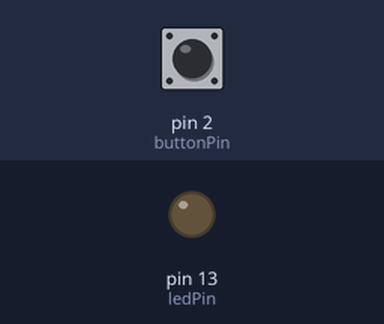
A sketch run on a simulated Arduino Uno, built with avr-gcc and run on an emulated ATmega328P. Parts: output pins drawn as LEDs (lit = HIGH). The test bench sets the inputs (shaded band); at power-on: pin 2 (buttonPin) HIGH.

Above: at 1.2 s.
1.3 s: pin 2 (buttonPin) pulled LOW for 0.15 s
At 2.5 s:
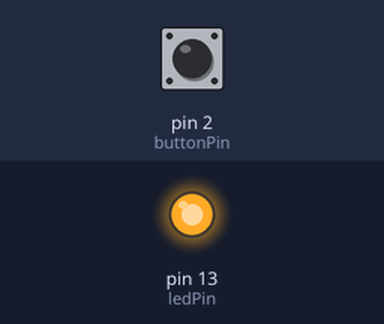
2.9 s: pin 2 (buttonPin) pulled LOW for 1 s
At 3.7 s:
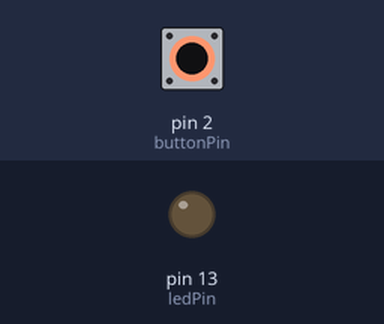
5.4 s: pin 2 (buttonPin) pulled LOW for 3.2 s
At 5.7 s:
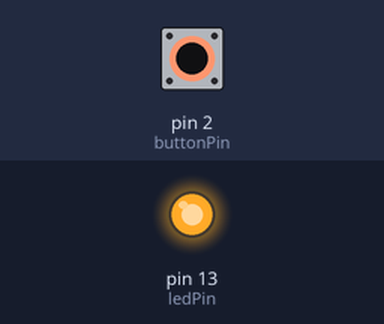
Timing chart, 0 to 8.4 s (numbered marks = the images above; inputs shaded):
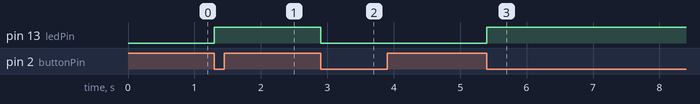

Measured:
- after the input at 1.3 s, pin 13 (ledPin): LOW → HIGH at once
- after the input at 2.9 s, pin 13 (ledPin): HIGH → LOW at once
- after the input at 5.4 s, pin 13 (ledPin): LOW → HIGH at once

The sketch:

InternalPullUp.ino
```cpp
const int buttonPin = 2;
const int ledPin = 13;
int buttonPushCounter = 0;
byte ledState = LOW;

int buttonState = 0, previousButtonState=0;

void setup() {
pinMode(buttonPin, INPUT_PULLUP);
pinMode(ledPin, OUTPUT);
Serial.begin(9600);
}
void loop() {
// read the input pin:
buttonState = digitalRead(buttonPin);

if(buttonState == LOW && buttonState!=previousButtonState){
  ledState= !ledState;
}


digitalWrite(ledPin, ledState);

// if (buttonState == LOW) {
// buttonPushCounter++;
// }
// Serial.println(buttonPushCounter);

previousButtonState=buttonState;


}
```
